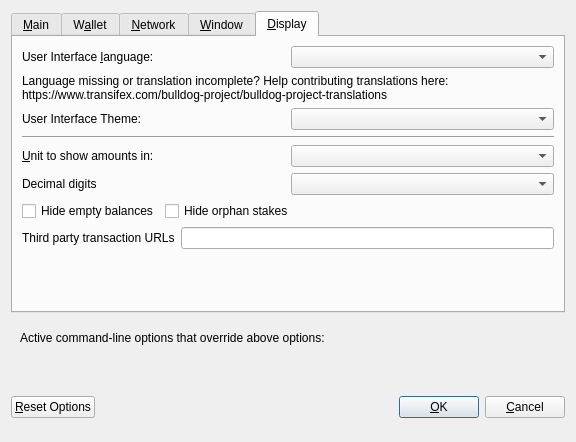
<?xml version="1.0" encoding="UTF-8"?>
<ui version="4.0">
 <class>OptionsDialog</class>
 <widget class="QDialog" name="OptionsDialog">
  <property name="geometry">
   <rect>
    <x>0</x>
    <y>0</y>
    <width>576</width>
    <height>442</height>
   </rect>
  </property>
  <property name="windowTitle">
   <string>Options</string>
  </property>
  <property name="modal">
   <bool>true</bool>
  </property>
  <layout class="QVBoxLayout" name="verticalLayout">
   <item>
    <widget class="QTabWidget" name="tabWidget">
     <property name="currentIndex">
      <number>4</number>
     </property>
     <widget class="QWidget" name="tabMain">
      <attribute name="title">
       <string>&amp;Main</string>
      </attribute>
      <layout class="QVBoxLayout" name="verticalLayout_Main">
       <item>
        <widget class="QCheckBox" name="bitcoinAtStartup">
         <property name="toolTip">
          <string>Automatically start Bulldog after logging in to the system.</string>
         </property>
         <property name="text">
          <string>&amp;Start Bulldog on system login</string>
         </property>
        </widget>
       </item>
       <item>
        <layout class="QHBoxLayout" name="horizontalLayout_2_Main">
         <item>
          <widget class="QLabel" name="databaseCacheLabel">
           <property name="text">
            <string>Size of &amp;database cache</string>
           </property>
           <property name="textFormat">
            <enum>Qt::PlainText</enum>
           </property>
           <property name="buddy">
            <cstring>databaseCache</cstring>
           </property>
          </widget>
         </item>
         <item>
          <widget class="QSpinBox" name="databaseCache"/>
         </item>
         <item>
          <widget class="QLabel" name="databaseCacheUnitLabel">
           <property name="text">
            <string>MB</string>
           </property>
           <property name="textFormat">
            <enum>Qt::PlainText</enum>
           </property>
          </widget>
         </item>
         <item>
          <spacer name="horizontalSpacer_2_Main">
           <property name="orientation">
            <enum>Qt::Horizontal</enum>
           </property>
           <property name="sizeHint" stdset="0">
            <size>
             <width>40</width>
             <height>20</height>
            </size>
           </property>
          </spacer>
         </item>
        </layout>
       </item>
       <item>
        <layout class="QHBoxLayout" name="horizontalLayout_3_Main">
         <item>
          <widget class="QLabel" name="threadsScriptVerifLabel">
           <property name="text">
            <string>Number of script &amp;verification threads</string>
           </property>
           <property name="textFormat">
            <enum>Qt::PlainText</enum>
           </property>
           <property name="buddy">
            <cstring>threadsScriptVerif</cstring>
           </property>
          </widget>
         </item>
         <item>
          <widget class="QSpinBox" name="threadsScriptVerif">
           <property name="toolTip">
            <string>(0 = auto, &lt;0 = leave that many cores free)</string>
           </property>
          </widget>
         </item>
         <item>
          <spacer name="horizontalSpacer_3_Main">
           <property name="orientation">
            <enum>Qt::Horizontal</enum>
           </property>
           <property name="sizeHint" stdset="0">
            <size>
             <width>40</width>
             <height>20</height>
            </size>
           </property>
          </spacer>
         </item>
        </layout>
       </item>
       <item>
        <spacer name="verticalSpacer_2">
         <property name="orientation">
          <enum>Qt::Vertical</enum>
         </property>
         <property name="sizeHint" stdset="0">
          <size>
           <width>20</width>
           <height>40</height>
          </size>
         </property>
        </spacer>
       </item>
       <item>
        <layout class="QHBoxLayout" name="horiz-autominting-layout">
         <item>
          <widget class="QCheckBox" name="checkBoxZeromintEnable">
           <property name="toolTip">
            <string>Enable automatic minting of BULL units to zBULL</string>
           </property>
           <property name="layoutDirection">
            <enum>Qt::LeftToRight</enum>
           </property>
           <property name="text">
            <string>Enable zbull Automint</string>
           </property>
          </widget>
         </item>
         <item>
          <widget class="QCheckBox" name="checkBoxZeromintAddresses">
           <property name="toolTip">
            <string>Enable automatic zBULL minting from specific addresses</string>
           </property>
           <property name="layoutDirection">
            <enum>Qt::LeftToRight</enum>
           </property>
           <property name="text">
            <string>Enable Automint Addresses</string>
           </property>
          </widget>
         </item>
        </layout>
       </item>
       <item>
        <layout class="QHBoxLayout" name="horizontalLayout_3">
         <item>
          <widget class="QLabel" name="percentage_label">
           <property name="toolTip">
            <string>Percentage of incoming BULL which get automatically converted to zBULL via Zerocoin Protocol (min: 10%)</string>
           </property>
           <property name="text">
            <string>Percentage of autominted zBULL</string>
           </property>
          </widget>
         </item>
         <item>
          <widget class="QSpinBox" name="zeromintPercentage">
           <property name="minimum">
            <number>1</number>
           </property>
           <property name="maximum">
            <number>100</number>
           </property>
          </widget>
         </item>
        </layout>
       </item>
       <item>
        <layout class="QHBoxLayout" name="horizontalLayout" stretch="0,0">
         <property name="sizeConstraint">
          <enum>QLayout::SetFixedSize</enum>
         </property>
         <item>
          <widget class="QLabel" name="labelPreferredDenom">
           <property name="maximumSize">
            <size>
             <width>16777215</width>
             <height>16777215</height>
            </size>
           </property>
           <property name="toolTip">
            <string>Wait with automatic conversion to Zerocoin until enough BULL for this denomination is available</string>
           </property>
           <property name="text">
            <string>Preferred Automint zBULL Denomination</string>
           </property>
          </widget>
         </item>
         <item>
          <widget class="QComboBox" name="preferredDenom">
           <property name="maximumSize">
            <size>
             <width>16777215</width>
             <height>27</height>
            </size>
           </property>
           <property name="toolTip">
            <string>Wait with automatic conversion to Zerocoin until enough BULL for this denomination is available</string>
           </property>
           <property name="maxVisibleItems">
            <number>9</number>
           </property>
           <property name="maxCount">
            <number>9</number>
           </property>
          </widget>
         </item>
        </layout>
       </item>
      </layout>
     </widget>
     <widget class="QWidget" name="tabWallet">
      <attribute name="title">
       <string>W&amp;allet</string>
      </attribute>
      <layout class="QVBoxLayout" name="verticalLayout_Wallet">
       <item>
        <layout class="QHBoxLayout" name="horizontalLayout_2_Wallet">
         <item>
          <widget class="QLabel" name="labelStakeSplitThresholdText">
           <property name="text">
            <string>Stake split threshold:</string>
           </property>
          </widget>
         </item>
         <item>
          <widget class="QSpinBox" name="spinBoxStakeSplitThreshold">
           <property name="minimum">
            <number>1</number>
           </property>
           <property name="maximum">
            <number>999999</number>
           </property>
          </widget>
         </item>
        </layout>
       </item>
       <item>
        <widget class="QGroupBox" name="groupBox">
         <property name="title">
          <string>Expert</string>
         </property>
         <layout class="QVBoxLayout" name="verticalLayout_2">
          <item>
           <widget class="QCheckBox" name="coinControlFeatures">
            <property name="toolTip">
             <string>Whether to show coin control features or not.</string>
            </property>
            <property name="text">
             <string>Enable coin &amp;control features</string>
            </property>
           </widget>
          </item>
          <item>
           <widget class="QCheckBox" name="showMasternodesTab">
            <property name="toolTip">
             <string>Show additional tab listing all your Bullnodes in first sub-tab&lt;br/&gt;and all masternodes on the network in second sub-tab.</string>
            </property>
            <property name="text">
             <string>Show Masternodes Tab</string>
            </property>
           </widget>
          </item>
          <item>
           <widget class="QCheckBox" name="spendZeroConfChange">
            <property name="toolTip">
             <string>If you disable the spending of unconfirmed change, the change from a transaction&lt;br/&gt;cannot be used until that transaction has at least one confirmation.&lt;br/&gt;This also affects how your balance is computed.</string>
            </property>
            <property name="text">
             <string>&amp;Spend unconfirmed change</string>
            </property>
           </widget>
          </item>
         </layout>
        </widget>
       </item>
       <item>
        <spacer name="verticalSpacer_Wallet">
         <property name="orientation">
          <enum>Qt::Vertical</enum>
         </property>
         <property name="sizeHint" stdset="0">
          <size>
           <width>20</width>
           <height>40</height>
          </size>
         </property>
        </spacer>
       </item>
      </layout>
     </widget>
     <widget class="QWidget" name="tabNetwork">
      <attribute name="title">
       <string>&amp;Network</string>
      </attribute>
      <layout class="QVBoxLayout" name="verticalLayout_Network">
       <item>
        <widget class="QCheckBox" name="mapPortUpnp">
         <property name="toolTip">
          <string>Automatically open the Bulldog client port on the router. This only works when your router supports UPnP and it is enabled.</string>
         </property>
         <property name="text">
          <string>Map port using &amp;UPnP</string>
         </property>
        </widget>
       </item>
       <item>
        <widget class="QCheckBox" name="allowIncoming">
         <property name="toolTip">
          <string>Accept connections from outside</string>
         </property>
         <property name="text">
          <string>Allow incoming connections</string>
         </property>
        </widget>
       </item>
       <item>
        <widget class="QCheckBox" name="connectSocks">
         <property name="toolTip">
          <string>Connect to the Bulldog network through a SOCKS5 proxy.</string>
         </property>
         <property name="text">
          <string>&amp;Connect through SOCKS5 proxy (default proxy):</string>
         </property>
        </widget>
       </item>
       <item>
        <layout class="QHBoxLayout" name="horizontalLayout_1_Network">
         <item>
          <widget class="QLabel" name="proxyIpLabel">
           <property name="text">
            <string>Proxy &amp;IP:</string>
           </property>
           <property name="textFormat">
            <enum>Qt::PlainText</enum>
           </property>
           <property name="buddy">
            <cstring>proxyIp</cstring>
           </property>
          </widget>
         </item>
         <item>
          <widget class="QValidatedLineEdit" name="proxyIp">
           <property name="minimumSize">
            <size>
             <width>140</width>
             <height>0</height>
            </size>
           </property>
           <property name="maximumSize">
            <size>
             <width>140</width>
             <height>16777215</height>
            </size>
           </property>
           <property name="toolTip">
            <string>IP address of the proxy (e.g. IPv4: 127.0.0.1 / IPv6: ::1)</string>
           </property>
          </widget>
         </item>
         <item>
          <widget class="QLabel" name="proxyPortLabel">
           <property name="text">
            <string>&amp;Port:</string>
           </property>
           <property name="textFormat">
            <enum>Qt::PlainText</enum>
           </property>
           <property name="buddy">
            <cstring>proxyPort</cstring>
           </property>
          </widget>
         </item>
         <item>
          <widget class="QLineEdit" name="proxyPort">
           <property name="minimumSize">
            <size>
             <width>55</width>
             <height>0</height>
            </size>
           </property>
           <property name="maximumSize">
            <size>
             <width>55</width>
             <height>16777215</height>
            </size>
           </property>
           <property name="toolTip">
            <string>Port of the proxy (e.g. 9050)</string>
           </property>
          </widget>
         </item>
         <item>
          <spacer name="horizontalSpacer_1_Network">
           <property name="orientation">
            <enum>Qt::Horizontal</enum>
           </property>
           <property name="sizeHint" stdset="0">
            <size>
             <width>40</width>
             <height>20</height>
            </size>
           </property>
          </spacer>
         </item>
        </layout>
       </item>
       <item>
        <spacer name="verticalSpacer_Network">
         <property name="orientation">
          <enum>Qt::Vertical</enum>
         </property>
         <property name="sizeHint" stdset="0">
          <size>
           <width>20</width>
           <height>40</height>
          </size>
         </property>
        </spacer>
       </item>
      </layout>
     </widget>
     <widget class="QWidget" name="tabWindow">
      <attribute name="title">
       <string>&amp;Window</string>
      </attribute>
      <layout class="QVBoxLayout" name="verticalLayout_Window">
       <item>
        <widget class="QCheckBox" name="minimizeToTray">
         <property name="toolTip">
          <string>Show only a tray icon after minimizing the window.</string>
         </property>
         <property name="text">
          <string>&amp;Minimize to the tray instead of the taskbar</string>
         </property>
        </widget>
       </item>
       <item>
        <widget class="QCheckBox" name="minimizeOnClose">
         <property name="toolTip">
          <string>Minimize instead of exit the application when the window is closed. When this option is enabled, the application will be closed only after selecting Quit in the menu.</string>
         </property>
         <property name="text">
          <string>M&amp;inimize on close</string>
         </property>
        </widget>
       </item>
       <item>
        <spacer name="verticalSpacer_Window">
         <property name="orientation">
          <enum>Qt::Vertical</enum>
         </property>
         <property name="sizeHint" stdset="0">
          <size>
           <width>20</width>
           <height>40</height>
          </size>
         </property>
        </spacer>
       </item>
      </layout>
     </widget>
     <widget class="QWidget" name="tabDisplay">
      <attribute name="title">
       <string>&amp;Display</string>
      </attribute>
      <layout class="QVBoxLayout" name="verticalLayout_Display">
       <item>
        <layout class="QHBoxLayout" name="horizontalLayout_1_Display">
         <item>
          <widget class="QLabel" name="langLabel">
           <property name="text">
            <string>User Interface &amp;language:</string>
           </property>
           <property name="textFormat">
            <enum>Qt::PlainText</enum>
           </property>
           <property name="buddy">
            <cstring>lang</cstring>
           </property>
          </widget>
         </item>
         <item>
          <widget class="QValueComboBox" name="lang">
           <property name="toolTip">
            <string>The user interface language can be set here. This setting will take effect after restarting bulldog.</string>
           </property>
          </widget>
         </item>
        </layout>
       </item>
       <item>
        <widget class="QLabel" name="label_3">
         <property name="toolTip">
          <string notr="true"/>
         </property>
         <property name="statusTip">
          <string notr="true"/>
         </property>
         <property name="whatsThis">
          <string notr="true"/>
         </property>
         <property name="accessibleName">
          <string notr="true"/>
         </property>
         <property name="text">
          <string>Language missing or translation incomplete? Help contributing translations here:
https://www.transifex.com/bulldog-project/bulldog-project-translations</string>
         </property>
         <property name="wordWrap">
          <bool>true</bool>
         </property>
         <property name="openExternalLinks">
          <bool>true</bool>
         </property>
         <property name="textInteractionFlags">
          <set>Qt::TextBrowserInteraction</set>
         </property>
        </widget>
       </item>
       <item>
        <layout class="QHBoxLayout" name="horizontalLayout_2_Display" stretch="0,0">
         <item>
          <widget class="QLabel" name="themeLabel">
           <property name="text">
            <string>User Interface Theme:</string>
           </property>
          </widget>
         </item>
         <item>
          <widget class="QValueComboBox" name="theme"/>
         </item>
        </layout>
       </item>
       <item>
        <widget class="Line" name="line">
         <property name="orientation">
          <enum>Qt::Horizontal</enum>
         </property>
        </widget>
       </item>
       <item>
        <layout class="QHBoxLayout" name="horizontalLayout_3_Display">
         <item>
          <widget class="QLabel" name="unitLabel">
           <property name="text">
            <string>&amp;Unit to show amounts in:</string>
           </property>
           <property name="textFormat">
            <enum>Qt::PlainText</enum>
           </property>
           <property name="buddy">
            <cstring>unit</cstring>
           </property>
          </widget>
         </item>
         <item>
          <widget class="QValueComboBox" name="unit">
           <property name="toolTip">
            <string>Choose the default subdivision unit to show in the interface and when sending coins.</string>
           </property>
          </widget>
         </item>
        </layout>
       </item>
       <item>
        <layout class="QHBoxLayout" name="horizontalLayout_4_Display">
         <item>
          <widget class="QLabel" name="digitsLabel">
           <property name="text">
            <string>Decimal digits</string>
           </property>
          </widget>
         </item>
         <item>
          <widget class="QValueComboBox" name="digits"/>
         </item>
        </layout>
       </item>
       <item>
        <layout class="QHBoxLayout" name="horizontalLayout_5_Display">
         <item>
          <widget class="QCheckBox" name="checkBoxHideZeroBalances">
           <property name="toolTip">
            <string>Hide empty balances</string>
           </property>
           <property name="layoutDirection">
            <enum>Qt::LeftToRight</enum>
           </property>
           <property name="text">
            <string>Hide empty balances</string>
           </property>
          </widget>
         </item>
         <item>
          <widget class="QCheckBox" name="checkBoxHideOrphans">
           <property name="toolTip">
            <string>Hide orphan stakes in transaction lists</string>
           </property>
           <property name="text">
            <string>Hide orphan stakes</string>
           </property>
          </widget>
         </item>
         <item>
          <spacer name="horizontalSpacer">
           <property name="orientation">
            <enum>Qt::Horizontal</enum>
           </property>
           <property name="sizeHint" stdset="0">
            <size>
             <width>40</width>
             <height>20</height>
            </size>
           </property>
          </spacer>
         </item>
        </layout>
       </item>
       <item>
        <layout class="QHBoxLayout" name="horizontalLayout_6_Display">
         <item>
          <widget class="QLabel" name="thirdPartyTxUrlsLabel">
           <property name="toolTip">
            <string>Third party URLs (e.g. a block explorer) that appear in the transactions tab as context menu items. %s in the URL is replaced by transaction hash. Multiple URLs are separated by vertical bar |.</string>
           </property>
           <property name="text">
            <string>Third party transaction URLs</string>
           </property>
           <property name="buddy">
            <cstring>thirdPartyTxUrls</cstring>
           </property>
          </widget>
         </item>
         <item>
          <widget class="QLineEdit" name="thirdPartyTxUrls">
           <property name="toolTip">
            <string>Third party URLs (e.g. a block explorer) that appear in the transactions tab as context menu items. %s in the URL is replaced by transaction hash. Multiple URLs are separated by vertical bar |.</string>
           </property>
          </widget>
         </item>
        </layout>
       </item>
       <item>
        <spacer name="verticalSpacer">
         <property name="orientation">
          <enum>Qt::Vertical</enum>
         </property>
         <property name="sizeHint" stdset="0">
          <size>
           <width>20</width>
           <height>40</height>
          </size>
         </property>
        </spacer>
       </item>
      </layout>
     </widget>
    </widget>
   </item>
   <item>
    <widget class="QFrame" name="frame">
     <layout class="QVBoxLayout" name="verticalLayout_Bottom">
      <item>
       <layout class="QHBoxLayout" name="horizontalLayout_Bottom">
        <item>
         <widget class="QLabel" name="overriddenByCommandLineInfoLabel">
          <property name="text">
           <string>Active command-line options that override above options:</string>
          </property>
          <property name="textFormat">
           <enum>Qt::PlainText</enum>
          </property>
         </widget>
        </item>
        <item>
         <spacer name="horizontalSpacer_Bottom">
          <property name="orientation">
           <enum>Qt::Horizontal</enum>
          </property>
          <property name="sizeHint" stdset="0">
           <size>
            <width>40</width>
            <height>20</height>
           </size>
          </property>
         </spacer>
        </item>
       </layout>
      </item>
      <item>
       <widget class="QLabel" name="overriddenByCommandLineLabel">
        <property name="text">
         <string/>
        </property>
        <property name="textFormat">
         <enum>Qt::PlainText</enum>
        </property>
        <property name="wordWrap">
         <bool>true</bool>
        </property>
       </widget>
      </item>
     </layout>
    </widget>
   </item>
   <item>
    <layout class="QHBoxLayout" name="horizontalLayout_Buttons">
     <item>
      <widget class="QPushButton" name="resetButton">
       <property name="toolTip">
        <string>Reset all client options to default.</string>
       </property>
       <property name="text">
        <string>&amp;Reset Options</string>
       </property>
       <property name="autoDefault">
        <bool>false</bool>
       </property>
      </widget>
     </item>
     <item>
      <spacer name="horizontalSpacer_1">
       <property name="orientation">
        <enum>Qt::Horizontal</enum>
       </property>
       <property name="sizeHint" stdset="0">
        <size>
         <width>40</width>
         <height>48</height>
        </size>
       </property>
      </spacer>
     </item>
     <item>
      <widget class="QLabel" name="statusLabel">
       <property name="minimumSize">
        <size>
         <width>200</width>
         <height>0</height>
        </size>
       </property>
       <property name="font">
        <font>
         <weight>75</weight>
         <bold>true</bold>
        </font>
       </property>
       <property name="text">
        <string/>
       </property>
       <property name="textFormat">
        <enum>Qt::PlainText</enum>
       </property>
       <property name="wordWrap">
        <bool>true</bool>
       </property>
      </widget>
     </item>
     <item>
      <spacer name="horizontalSpacer_2">
       <property name="orientation">
        <enum>Qt::Horizontal</enum>
       </property>
       <property name="sizeHint" stdset="0">
        <size>
         <width>40</width>
         <height>48</height>
        </size>
       </property>
      </spacer>
     </item>
     <item>
      <widget class="QPushButton" name="okButton">
       <property name="text">
        <string>&amp;OK</string>
       </property>
       <property name="autoDefault">
        <bool>false</bool>
       </property>
       <property name="default">
        <bool>true</bool>
       </property>
      </widget>
     </item>
     <item>
      <widget class="QPushButton" name="cancelButton">
       <property name="text">
        <string>&amp;Cancel</string>
       </property>
       <property name="autoDefault">
        <bool>false</bool>
       </property>
      </widget>
     </item>
    </layout>
   </item>
  </layout>
 </widget>
 <customwidgets>
  <customwidget>
   <class>QValidatedLineEdit</class>
   <extends>QLineEdit</extends>
   <header>qvalidatedlineedit.h</header>
  </customwidget>
  <customwidget>
   <class>QValueComboBox</class>
   <extends>QComboBox</extends>
   <header>qvaluecombobox.h</header>
  </customwidget>
 </customwidgets>
 <resources/>
 <connections/>
</ui>
